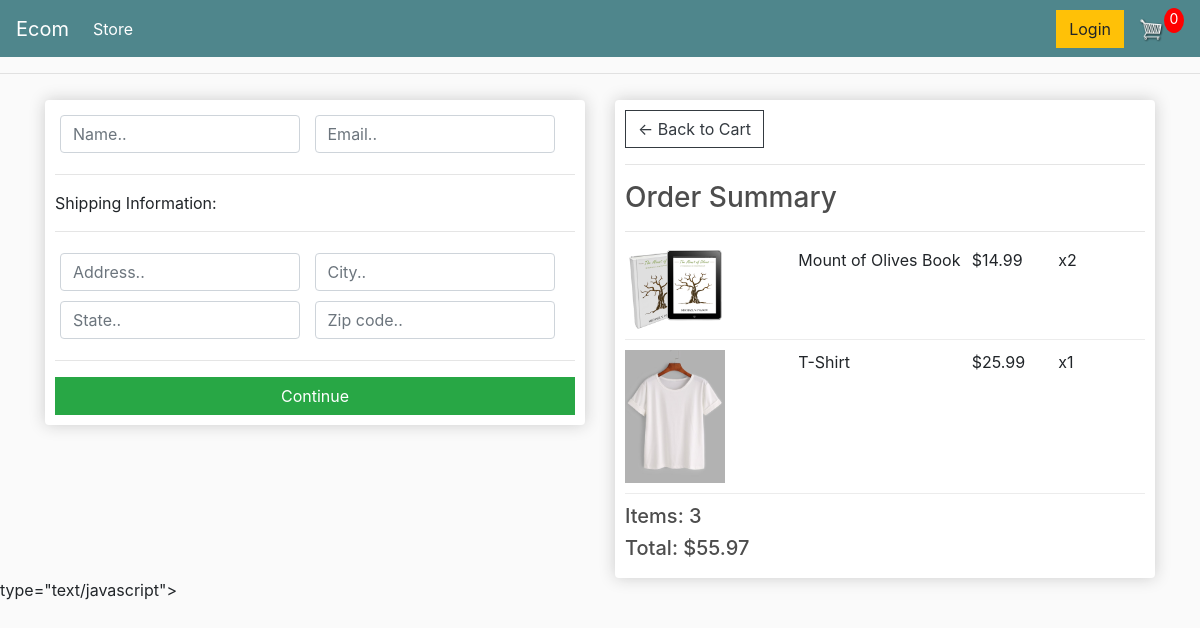
Screenshot of /checkout/ (signed in) with the database file from the repository.
### store/models.py (models this page shows, shortened)
class OrderItem(models.Model):
    product = models.ForeignKey(Product, on_delete=models.SET_NULL, null=True)
    order = models.ForeignKey(Order, on_delete=models.SET_NULL, null=True)
    quantity = models.IntegerField(default=0, null=True, blank=True)
    date_added = models.DateTimeField(auto_now_add=True)
    @property
    def get_total(self):
        total = self.product.price * self.quantity
        return total

class Product(models.Model):
    name = models.CharField(max_length=200)
    price = models.FloatField()
    digital = models.BooleanField(default=False, null=True, blank=True)
    image = models.ImageField(null=True, blank=True)
    @property
    def imageURL(self):
        try:
            url = self.image.url
        except:
           url = ''
        return url

class Order(models.Model):
    customer = models.ForeignKey(Customer, on_delete=models.SET_NULL, null=True, blank=True)
    date_ordered = models.DateTimeField(auto_now_add=True)
    complete = models.BooleanField(default=False)
    transaction_id = models.CharField(max_length=100, null=True)
    @property
    def get_cart_toal(self):
        orderitems = self.orderitem_set.all()
        total = sum([item.get_total for item in orderitems])
        return total
    @property
    def get_cart_items(self):
        orderitems = self.orderitem_set.all()
        total = sum([item.quantity for item in orderitems])
        return total

### store/views.py (the view)
# urls.py: path("checkout/", views.checkout, name="checkout"),
def checkout(request):
    if request.user.is_authenticated:
        customer = request.user.customer
        order, created = Order.objects.get_or_create(customer=customer, complete=False)
        items = order.orderitem_set.all()
    else:
        order = {'get_cart_toal':0, 'get_cart_items':0}
        items = []
    context = {'items':items, 'order':order}
    return render(request,'store/checkout.html', context)

### store/templates/store/checkout.html
{% extends 'store/main.html' %}
{% load static %}
{% block content %}
<div class="row">
	<div class="col-lg-6">
		<div class="box-element" id="form-wrapper">
        <form id="form">
	<div id="user-info">
		<div class="form-field">
			<input required class="form-control" type="text" name="name" placeholder="Name..">
		</div>
		<div class="form-field">
			<input required class="form-control" type="email" name="email" placeholder="Email..">
		</div>
	</div>
	<div id="shipping-info">
		<hr>
		<p>Shipping Information:</p>
		<hr>
		<div class="form-field">
			<input class="form-control" type="text" name="address" placeholder="Address..">
		</div>
		<div class="form-field">
			<input class="form-control" type="text" name="city" placeholder="City..">
		</div>
		<div class="form-field">
			<input class="form-control" type="text" name="state" placeholder="State..">
		</div>
		<div class="form-field">
			<input class="form-control" type="text" name="zipcode" placeholder="Zip code..">
		</div>
	</div>
	<hr>
	<input id="form-button" class="btn btn-success btn-block" type="submit" value="Continue">
</form>
		</div>
	</div>
	<div class="col-lg-6">
		<div class="box-element">
    <a  class="btn btn-outline-dark" href="{% url 'cart' %}">&#x2190; Back to Cart</a>
	<hr>
	<h3>Order Summary</h3>
	<hr>
	{%for item in items %}
	<div class="cart-row">
		<div style="flex:2"><img class="row-image" src="{{item.product.imageURL}}"></div>
		<div style="flex:2"><p>{{item.product.name}}</p></div>
		<div style="flex:1"><p>${{item.product.price}}</p></div>
		<div style="flex:1"><p>x{{item.quantity}}</p></div>
	</div>
	{% endfor %}
	<h5>Items:   {{order.get_cart_items}}</h5>
	<h5>Total:   ${{order.get_cart_toal|floatformat:2}}</h5>
		</div>
	</div>
</div>
{% endblock content %}

### static/css/main.css (style rules this page uses)
body { background-color: hsl(0, 0%, 98%); }
h1,h2,h3,h4,h5,h6 { color:hsl(0, 0%, 30%); }
.box-element { box-shadow:hsl(0, 0%, 80%) 0 0 16px; background-color: #fff; border-radius: 4px; padding: 10px; }
.col-lg-4, .col-lg-6, .col-lg-8, .col-lg-12 { margin-top: 10px; }
.btn { border-radius: 0; }
.row-image { width: 100px; }
.form-field { width:250px; display: inline-block; padding: 5px; }
.cart-row { display: flex; align-items: flex-stretch; padding-bottom: 10px; margin-bottom: 10px; border-bottom: 1px solid #ececec; }

### rows the page displays
OrderItem: product.imageURL (picture), product.name "Mount of Olives Book", product.price "14.99", quantity "2"
OrderItem: product.imageURL (picture), product.name "T-Shirt", product.price "25.99", quantity "1"
Order: get_cart_items "3", get_cart_toal "55.97"
